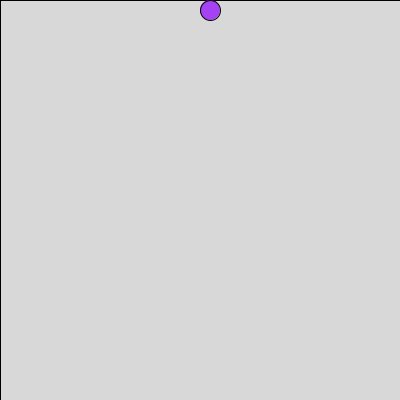
Frame 1 (no input)
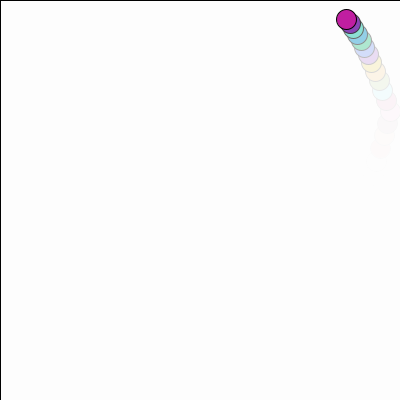
Frame 60 (the mouse pressed at the canvas centre just before this capture)
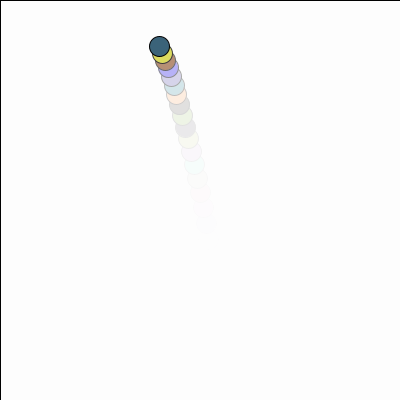
Frame 120 (the mouse held since frame 60 and released just before this capture)

The Processing sketch that drew these frames (run headless with seeded random() and noise(); from frame 60 on, the mouse is pressed at the canvas centre):

// Processing sketch: processing_71823
// ── processing_71823.pde

/*
/ Norm Krumpe
 / September 23, 2012
 / An object that bounces around the screen.  There are 
 / a couple reasons I made this.
 / 1. To play around with objects that bounce around the
 /    screen.
 / 2. To be extra careful about documenting my code and
 /    factoring my code into methods (functions) that
 /    make it easy to adjust.
 / 3. PLEASE play around with this.  
 */

// The location, size, and speed of the ball
float speedX, speedY;
float objectX, objectY, objectWidth, objectHeight;

// acceleration...modify this to affect
// how the ySpeed changes.  Closer to zero
// reduces the effects of gravity.  For example,
// 0.1 makes it seem more like how things might move
// on the moon.
float GRAVITY = 0.6;

// damping effect...modify this to affect
// the bounciness of the object.  Closer to zero
// loses bounciness.  Closer to 1 makes it more
// like a superball.
float DAMPING = .99;

// friction effect...modify this to affect
// the left-right motion when the object hits the floor.
// Closer to 1 makes the floor "slick", and closer to
// 0 makes the floor rougher, like sandpaper.
float FRICTION = .9;

// Set the screen size, the object's initial size,
// location, and speed.
void setup() {
  size(400, 400);

  objectX = width/2;
  objectY = 0;

  objectWidth = 20;
  objectHeight = objectWidth;

  speedX = 4;
  speedY = 4;
}

// The main driver for the motion
void draw() {

  // The second number in the fill affects
  // the transparency.  Adjust it to increase
  // or decrease the "tail" left behind the moving
  // object.
  fill(255, 60);
  rect(0, 0, width, height);

  drawObject();
  adjustForGravity();
  updateObjectLocation();
  checkForCollision();
}

// This draws the object that is bouncing.  Right
// now the object is a rectangle.  But it shouldn't
// be too hard to change this to some other object.

void updateColor(){
fill(random(0,256), random(0,256), random(0,256));

}

void drawObject() {
  updateColor();
  ellipseMode(CORNER); 
  ellipse(objectX, objectY, objectWidth, objectHeight);
}

// Adjusts the location of the object based on its
// current location and its speed
void updateObjectLocation() {
  objectX = objectX + speedX;
  objectY = objectY + speedY;
}

// Adjusts the object's y speed based on its
// current speed and the force of gravity
void adjustForGravity() {
  speedY = speedY + GRAVITY;
}

// Make adjustments whenever the object hits
// the wall or a floor.  Any of these should
// reverse the direction of the object (hitting
// the two walls, for example, reverses speedX).
// Hitting the floor will call friction and 
// damping into play.  Should hitting a wall
// be affected by friction?  What about hitting
// the ceiling?
void checkForCollision() {

  // Check for right-wall collision
  // This (perhaps poorly) assumes that
  // the object's position (objectX, objectY)
  // is based on that position being in the
  // upper-left corner of that object.
  // If (objectX, objectY) were in the center
  // of the object, then this code would need
  // to be adjusted appropriately.
  if (objectX > width - objectWidth) {
    objectX = width - objectWidth;
    speedX = -1 * speedX;
  }
  // Check for left-wall collision
  else if (objectX < 0) {
    objectX = 0;
    speedX = -1 * speedX;
  }

  // Check for floor collision:
  
  if (objectY > height - objectHeight) {
    objectY = height - objectHeight;
    speedY = -1 * speedY;
    speedY = DAMPING * speedY;
    speedX = FRICTION * speedX;
  }
  
  //check for ceiling collision
  
  else if (objectY < 0){
  objectY = 0;
  speedY = -1 * speedY;
  speedY = DAMPING * speedY;
  speedX = FRICTION * speedX;
  
  
  
  }
}
